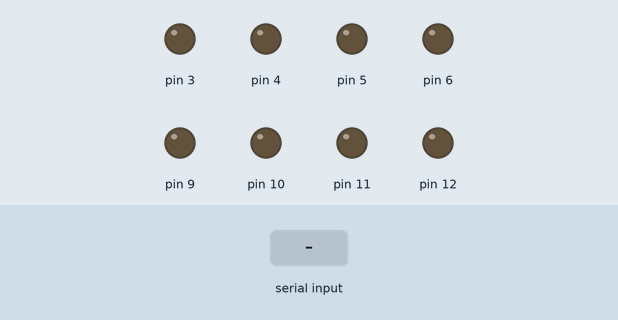
Recording of a sketch running on a simulated Arduino Uno, built with avr-gcc and run on an emulated ATmega328P. Parts: output pins drawn as LEDs (lit = HIGH). The test bench sets the inputs (shaded band).

Above: at 1.2 s.
1.3 s: "f" received over Serial
At 1.6 s:
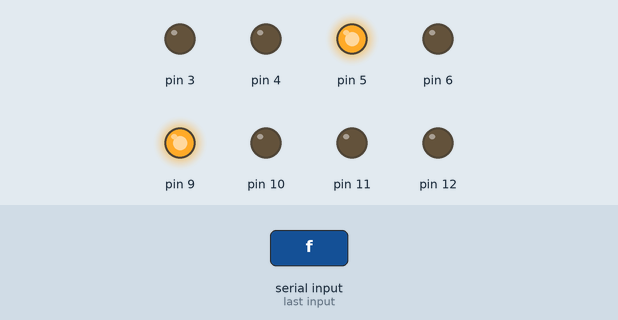
2.8 s: "b" received over Serial
At 3.9 s:
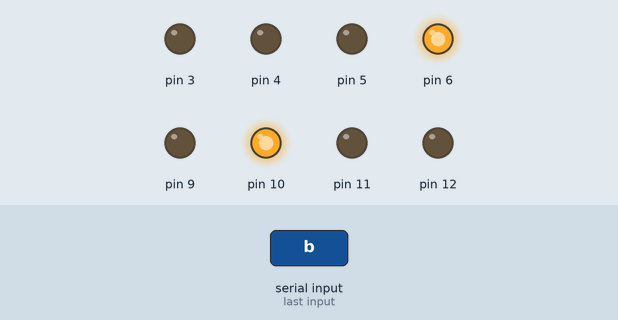
4.3 s: "l" received over Serial
At 5.1 s:
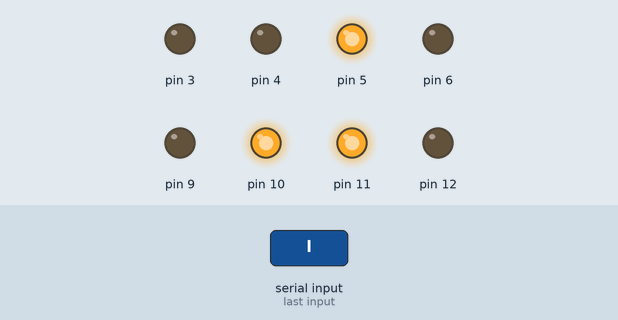
5.8 s: "r" received over Serial
At 6.2 s:
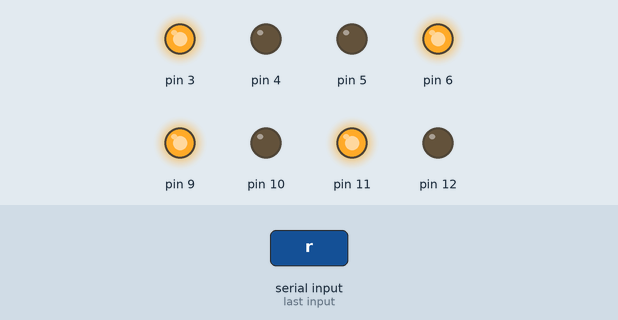
7.3 s: "s" received over Serial
At 8.5 s:
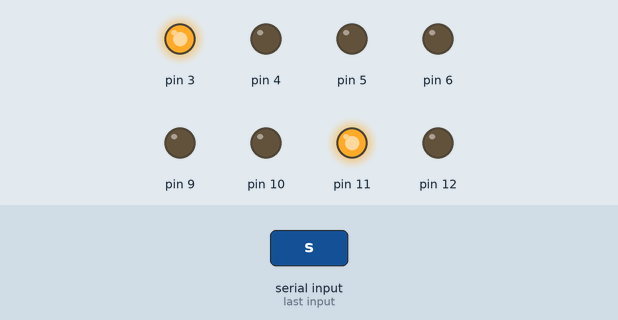
8.8 s: "f" received over Serial
At 9.7 s:
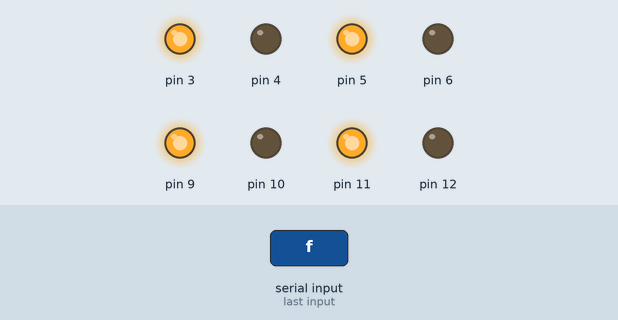
Timing chart, 0 to 11.3 s (numbered marks = the images above; inputs shaded):
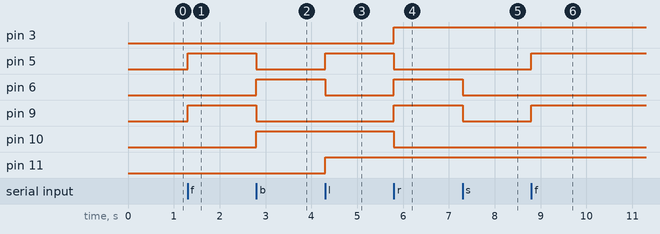

The sketch:

0704_classwork.ino
```cpp
void setup(){

  pinMode(5, OUTPUT);
  pinMode(3, OUTPUT);
  pinMode(4, OUTPUT);
  pinMode(11, OUTPUT);
  pinMode(12, OUTPUT);
  pinMode(6, OUTPUT);
  pinMode(9, OUTPUT);
  pinMode(10, OUTPUT);
  Serial.begin(9600);
  }
void forward()
  {  digitalWrite(5,HIGH);
     digitalWrite(6,LOW);
     digitalWrite(9,HIGH);
     digitalWrite(10,LOW);
  }
  void backward()
  {  digitalWrite(6,HIGH);
     digitalWrite(5,LOW);
     digitalWrite(10,HIGH);
     digitalWrite(9,LOW);
  }
  void left()//并联控制
  {
     digitalWrite(5,HIGH);
     digitalWrite(6,LOW);
     digitalWrite(10,HIGH);
     digitalWrite(9,LOW);

     digitalWrite(11,HIGH);
     digitalWrite(12,LOW);
    // digitalWrite（3,HIGH);
     //digitalWrite(4,HIGH);
   }
 void right()
   {
      digitalWrite(6,HIGH);
      digitalWrite(5,LOW);
      digitalWrite(9,HIGH);
     digitalWrite(10,LOW);

      digitalWrite(3,HIGH);
      digitalWrite(4,LOW);
     // digitalWrite（11,HIGH);
     // digitalWrite(12,HIGH);
    }
  void stop()
   {
    digitalWrite(5,LOW);
    digitalWrite(6,LOW);
    digitalWrite(9,LOW);
    digitalWrite(10,LOW);
    }
  int s=0;
  void loop()
  {
    if(Serial.available()>0)
    {
      s=Serial.read();
        switch(s)
        {
          case 'f':forward();break;
          case 'b':backward();break;
          case 'l':left();break;
          case 'r':right();break;
          case 's':stop();break;
          default:break;
          }
      }
  }
```

Measured:
- after the input at 1.3 s, pin 5, pin 9: LOW → HIGH at once
- after the input at 2.8 s, pin 5, pin 9: HIGH → LOW at once; pin 6, pin 10: LOW → HIGH at once
- after the input at 4.3 s, pin 5, pin 11: LOW → HIGH at once; pin 6: HIGH → LOW at once
- after the input at 5.8 s, pin 3, pin 6, pin 9: LOW → HIGH at once; pin 5, pin 10: HIGH → LOW at once
- after the input at 7.3 s, pin 6, pin 9: HIGH → LOW at once
- after the input at 8.8 s, pin 5, pin 9: LOW → HIGH at once
